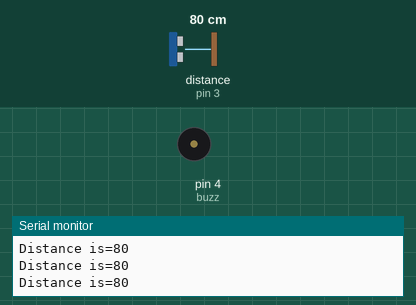
Simulated run of this sketch. Board: Arduino Uno, built with avr-gcc and run on an emulated ATmega328P. Parts: buzzer (waves = sounding, pin HIGH), the last lines printed to the serial monitor. Wiring (inferred from the names in the program): ultrasonic range finder: trigger pin 2; echo pin 3. Inputs (shaded band) come from the test bench; at power-on: distance to the obstacle (sensor on pin 3) 80 cm. The echo pulse lasts 58.3 µs per cm; pins used as bus, display or sensor lines are not drawn.

Above: at 1.2 s.
1.3 s: distance to the obstacle (sensor on pin 3) set to 12 cm
4.3 s: distance to the obstacle (sensor on pin 3) set to 9 cm
At 4.7 s:
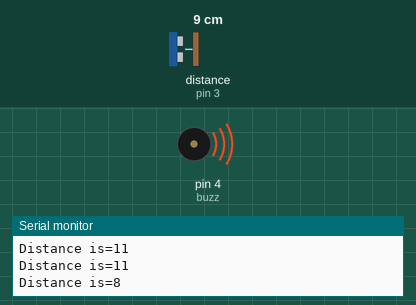
7.3 s: distance to the obstacle (sensor on pin 3) set to 60 cm
At 8.3 s:
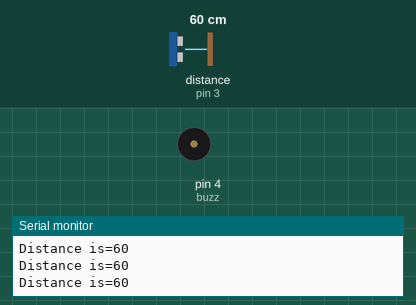
8.8 s: distance to the obstacle (sensor on pin 3) set to 2 cm
At 9.2 s:
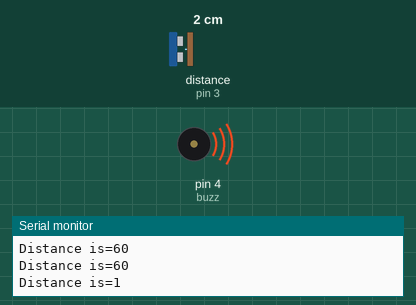
Timing chart, 0 to 12.8 s (numbered marks = the images above; inputs shaded):
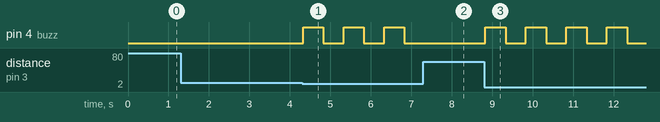

Measured:
- the behaviour switches between 11 and 10 cm on distance to the obstacle (sensor on pin 3) (found by bisection; images 0 and 1)
- after the input at 4.3 s, pin 4 (buzz): alternates HIGH for 0.50 s and LOW for 0.50 s, starting at once
- after the input at 7.3 s, pin 4 (buzz): stays LOW (without the input it goes to HIGH after 0.03 s)
- after the input at 8.8 s, pin 4 (buzz): alternates HIGH for 0.50 s and LOW for 0.50 s, starting at once

The sketch:

Smart_blind_stick.ino
```cpp
int trig=2;
int echo=3;
int buzz=4;
long distance;
long samay;


void setup()
{
  pinMode(echo,INPUT);
  pinMode(trig,OUTPUT);
  pinMode(buzz,OUTPUT);
  Serial.begin(9600);
}

void loop()
{
  digitalWrite(trig,LOW);
  delayMicroseconds(2);
  digitalWrite(trig,HIGH);
  delayMicroseconds(10);
  digitalWrite(trig,LOW);
  delayMicroseconds(2);
  samay=pulseIn(echo,HIGH);
  distance=samay/29/2;
  Serial.print("Distance is=");
  Serial.println(distance);

  if(distance<10)
  {
    digitalWrite(buzz,HIGH);
    delay(500);
    digitalWrite(buzz,LOW);
    delay(500);
  }
  else
  {
    digitalWrite(buzz,LOW);
  }
}
```
